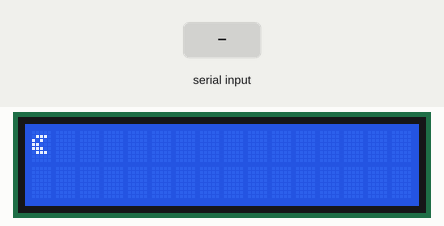
Bench run of a sketch on a simulated Arduino Uno, built with avr-gcc and run on an emulated ATmega328P. Parts: 16×2 character LCD. The inputs (shaded band) are chosen by the test bench.

Above: at 1.2 s.
1.3 s: byte 114 ('r') received over Serial
At 2.5 s:
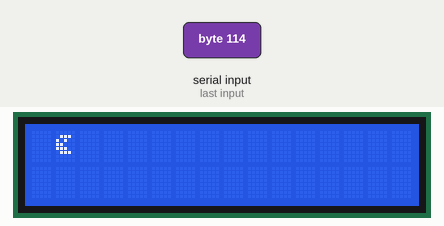
2.8 s: byte 100 ('d') received over Serial
At 3.9 s:
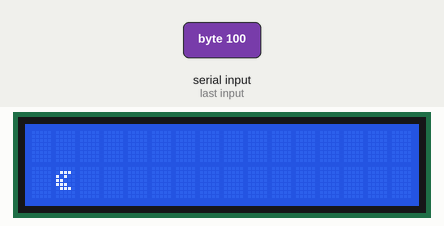
Timing chart, 0 to 5.8 s (numbered marks = the images above; inputs shaded):
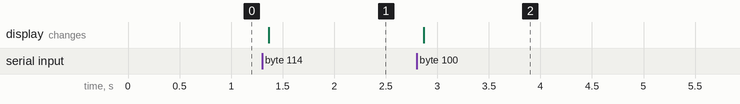

Measured:
- after the input at 1.3 s, the display: changes after 0.07 s (image 1)
- after the input at 2.8 s, the display: changes after 0.07 s (image 2)

The sketch:

Lab3c.ino
```cpp
/***
 * Red River College - Arduino Workshop
 *
 * TITLE:        Lab #3b
 * DESCRIPTION:  Moving pacman with the buttons.
 * AUTHOR:       Dario Schor (schor@ieee.org)
 * DATE:         March 15, 2014
 *
 * This example uses the LiquidCrystal librady from:
 * http://arduino.cc/en/Reference/LiquidCrystal
 *
 * The display has 2 rows of 16 characters:
 *
 *     0   1   2   3   4   5   6   7   8   9   10  11  12  13  14  15   < COLS
 *   -----------------------------------------------------------------
 *   |   |   |   |   |   |   |   |   |   |   |   |   |   |   |   |   |  < ROW-0
 *   -----------------------------------------------------------------
 *   |   |   |   |   |   |   |   |   |   |   |   |   |   |   |   |   |  < ROW-1
 *   -----------------------------------------------------------------
 **/

#include <LiquidCrystal.h>

// Size of screen
#define NUM_ROWS        2
#define NUM_COLS        16

// Custom pinout for the shield used in the workshop
#define LCD_RS_PIN      8
#define LCD_RW_PIN      13
#define LCD_EN_PIN      9
#define LCD_D4_PIN      4
#define LCD_D5_PIN      5
#define LCD_D6_PIN      6
#define LCD_D7_PIN      7

// Analog 0 reads the input from the buttons
#define READ_BUTTON     0
#define NUM_KEYS        5
#define INVALID_KEY     -1

// Each button has a different resistance value
#define KEY_RIGHT       50
#define KEY_UP          200
#define KEY_DOWN        400
#define KEY_LEFT        600
#define KEY_SELECT      800

// Define id for pacman character
#define PACMAN_OPEN     0x1

// Pacman with the mouth opened
byte pacmanOpenDef[8] = {
  0b00000,
  0b01110,
  0b10100,
  0b11000,
  0b11100,
  0b01110,
  0b00000,
  0b00000
};

// Create instance of LiquidCrystal object
LiquidCrystal lcd(
  LCD_RS_PIN,   // Register Select
  LCD_RW_PIN,   // H-Read, L-Write
  LCD_EN_PIN,   // Enable (data strobe, active high)
  LCD_D4_PIN,   // Data pins
  LCD_D5_PIN,
  LCD_D6_PIN,
  LCD_D7_PIN
  );

char key;
int x   = 0;
int y   = 0;

/***
 * setup()
 * Description:  Initialize the LCD.
 **/
void setup()
{
  // Clear the LCD screen
  lcd.clear();

  // Set the dimensions of the LCD screen.
  lcd.begin(NUM_COLS, NUM_ROWS);

  // Define pacman character
  lcd.createChar(PACMAN_OPEN,  pacmanOpenDef);

  x = 0;
  y = 0;
  lcd.setCursor(x, y);

  // Write pacman to the home position
  lcd.write(PACMAN_OPEN);

  Serial.begin(9600);
}

/***
 * loop()
 * Description:  Read a key and print a msg to the LCD.
 **/
void loop()
{
  if(Serial.available() > 0)
  {
    // Read a byte
    key = Serial.read();

    lcd.setCursor(x, y);
    lcd.write(' ');

    if('r' == key && x < NUM_COLS-1)
    {
      x++;
    }
    else if('l' == key && x > 0)
    {
      x--;
    }
    else if('d' == key && y < NUM_ROWS-1)
    {
      y++;
    }
    else if('u' == key && y > 0)
    {
      y--;
    }

    lcd.setCursor(x, y);
    lcd.write(PACMAN_OPEN);
  }

  // Delay before printing next message
  delay(100);
}
```
